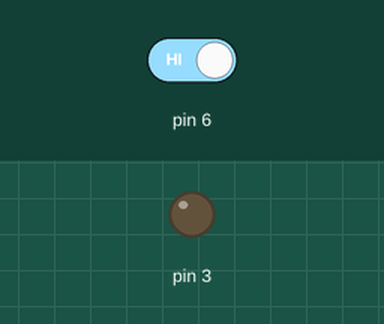
This sketch was run on a simulated Arduino Uno, built with avr-gcc and run on an emulated ATmega328P. Parts: output pins drawn as LEDs (lit = HIGH). Inputs (shaded band) come from the test bench; at power-on: pin 6 HIGH.

Above: at 1.2 s.
1.3 s: pin 6 driven LOW
At 2.4 s:
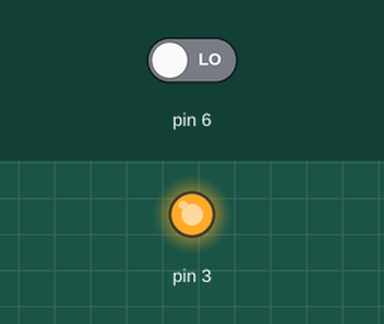
2.8 s: pin 6 driven HIGH
At 3.6 s:
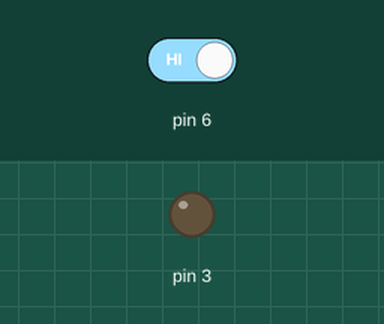
Timing chart, 0 to 5.8 s (numbered marks = the images above; inputs shaded):
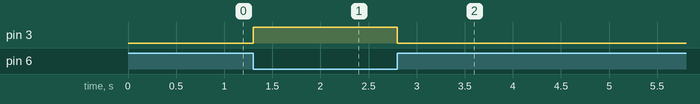

The sketch:

lighting_led_using_push_button1.ino
```cpp
void setup()
{
  pinMode(3, OUTPUT);
  pinMode(6, INPUT);
}

void loop()
{

  int button = digitalRead(6);


  if(button == LOW){
  	digitalWrite(3, HIGH);
  }
  else{

  	digitalWrite(3, LOW);
  }
}
```

Measured:
- after the input at 1.3 s, pin 3: LOW → HIGH at once
- after the input at 2.8 s, pin 3: HIGH → LOW at once
